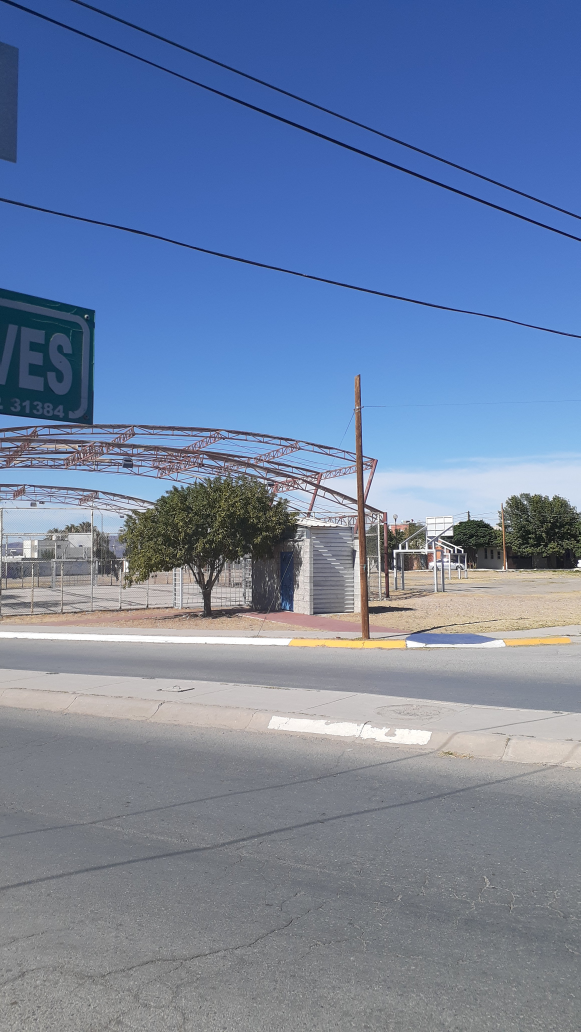
#> input picture Alineacion_y_costura_de_imagenes/images/a.jpg, 2322 x 4128 px (shown at 1/4 size); its folder holds only this picture in this run
$ python Costura_R.py
#> lines starting #> are read from the running program, lines starting #| are printed output that depends on the picture; after the words box and inside, x2 and y2 are one past the last pixel; in counts of white or black regions, pixels touching at a corner belong together
### Alineacion_y_costura_de_imagenes/Operaciones_R.py
import numpy as np
import imutils
import cv2
from past.builtins import xrange


#Deteccion de rasgos en entre cada par de mosaicos
def Detect_Feature_And_KeyPoints(image):
    gray = cv2.cvtColor(image, cv2.COLOR_BGR2GRAY)

    # detect and extract features from the image
    descriptors = cv2.xfeatures2d.SIFT_create()
    (Keypoints, features) = descriptors.detectAndCompute(image, None)

    Keypoints = np.float32([i.pt for i in Keypoints])
    return (Keypoints, features)


#Calcula coincidencias etre los rasgo de los mosaicos
def get_Allpossible_Match(featuresA,featuresB):
    match_instance = cv2.DescriptorMatcher_create("BruteForce")
    All_Matches = match_instance.knnMatch(featuresA, featuresB, 2)
    return All_Matches

#Se obtienen las coincidencias entre rasgos que son validos
#y se encuentran dentro de un radio de busqueda (Lowe_radio)
def All_validmatches(AllMatches,lowe_ratio):
    valid_matches = []

    for val in AllMatches:
        if len(val) == 2 and val[0].distance < val[1].distance * lowe_ratio:
            valid_matches.append((val[0].trainIdx, val[0].queryIdx))

    return valid_matches


#Calcula la matriz de homografia, tomando entrada las coordenadas de puntos coincidentes
#en ambas imagenes
def Compute_Homography(pointsA,pointsB,max_Threshold):
    (H, status) = cv2.findHomography(pointsA, pointsB, cv2.RANSAC, max_Threshold)
    return (H,status)

#Llamadas a 3 process: Busqueda conincidencias, Busqueda coincidencias validas y Calculo de
#matriz de homografia
def matchKeypoints( KeypointsA, KeypointsB, featuresA, featuresB,lowe_ratio, max_Threshold):

    AllMatches = get_Allpossible_Match(featuresA,featuresB);
    valid_matches = All_validmatches(AllMatches,lowe_ratio)

    if len(valid_matches) > 4:
        # construct the two sets of points
        pointsA = np.float32([KeypointsA[i] for (_,i) in valid_matches])
        pointsB = np.float32([KeypointsB[i] for (i,_) in valid_matches])

        (Homograpgy, status) = Compute_Homography(pointsA, pointsB, max_Threshold)

        return (valid_matches, Homograpgy, status)
    else:
        return None

#Se realiza una proyeccion perspectiva a la imagen a utilizando la
#matriz de homografia calculada.
def getwarp_perspective(imageA,imageB,Homography):
    val = imageA.shape[1] + imageB.shape[1]
    result_image = cv2.warpPerspective(imageA, Homography, (val , imageA.shape[0]))

    return result_image

#Obtiene las dimensiones de una imagen, ancho y alto.
def get_image_dimension(image):
    (h,w) = image.shape[:2]
    return (h,w)
#crea matriz donde se almacenan los puntos coincidentes detectados
def get_points(imageA,imageB):

    (hA, wA) = get_image_dimension(imageA)
    (hB, wB) = get_image_dimension(imageB)
    vis = np.zeros((max(hA, hB), wA + wB, 3), dtype="uint8")
    vis[0:hA, 0:wA] = imageA
    vis[0:hB, wA:] = imageB

    return vis

#Dibuja los puntos coincidentes detectados entre dos imagenes en la matriz vis.
def draw_Matches(imageA, imageB, KeypointsA, KeypointsB, matches, status):

    (hA,wA) = get_image_dimension(imageA)
    vis = get_points(imageA,imageB)

    # loop over the matches
    for ((trainIdx, queryIdx), s) in zip(matches, status):
        if s == 1:
            ptA = (int(KeypointsA[queryIdx][0]), int(KeypointsA[queryIdx][1]))
            ptB = (int(KeypointsB[trainIdx][0]) + wA, int(KeypointsB[trainIdx][1]))
            cv2.line(vis, ptA, ptB, (0, 255, 0), 1)

    return vis

#Crea degradado e el borde de unione de dos imagenes que se unen
# [57 lines left out: function blending, not called in this run]

#Se realiza la costura de imagenes, para eso es necesario llamar a procesos: deteccion y emparejamiento
#de rasgos, proyeccion perspectiva y degradado de imagenes.
def image_stitch(images, match_status,x,opcion,opcion2):
    lowe_ratio=0.75
    max_Threshold=4.0

    (imageB, imageA) = images
    (KeypointsA, features_of_A) = Detect_Feature_And_KeyPoints(imageA)
    (KeypointsB, features_of_B) = Detect_Feature_And_KeyPoints(imageB)

    #Llama a funcion para obtener emparejamientos de rasgos
    Values = matchKeypoints(KeypointsA, KeypointsB,features_of_A, features_of_B, lowe_ratio, max_Threshold)

    if Values is None:
        return None

    #Llama a funcion para  obtener la proyeccion perspectiva de imagen A
    (matches, Homography, status) = Values
    result_image =getwarp_perspective(imageA,imageB,Homography)
    cv2.imwrite("warped_image"+str(x)+'.jpg',result_image)

    #Concatena la imagen de referencia con la imagen proyectada y los une por
    #los extremos con relacion a sus puntos coincidentes (costura).
    result_image[0:imageB.shape[0], 0:imageB.shape[1]] = imageB

    #Realiza el desvanecimiento (mezcla) de las imagenes concatenadas.
    if opcion==1 and x==opcion2:
        result_image=blending(result_image,result_image,imageB.shape[1])

    if opcion==2:
        result_image=blending(result_image,result_image,imageB.shape[1])


    if match_status:
        vis = draw_Matches(imageA, imageB, KeypointsA, KeypointsB, matches,status)

        return (result_image, vis)

    return result_image

def cropping(result,tipo_imagen):
    if tipo_imagen == 1:
        # Se crea un rectangulo con bordes de 2 pixeles
        print("Reduciendo contornos ...")
        result = cv2.copyMakeBorder(result, 2, 2, 2, 2,
        	cv2.BORDER_CONSTANT, (0, 0, 0))

        #Convierte la imagen panorama a blanco y negro.

        gray = cv2.cvtColor(result, cv2.COLOR_BGR2GRAY)
        thresh = cv2.threshold(gray, 0, 255, cv2.THRESH_BINARY)[1]


        #Se buscan los contornos en la imagen, el contorno externo es un
        #cuadrado
        cnts = cv2.findContours(thresh.copy(), cv2.RETR_EXTERNAL,
        	cv2.CHAIN_APPROX_SIMPLE)

        cnts = imutils.grab_contours(cnts)
        c = max(cnts, key=cv2.contourArea)

        #se crea una imagen de mascara con la misma dimension
        #que la imagen binarizada, con valores cero
        mask = np.zeros(thresh.shape, dtype="uint8")
        #Se genera el rectangulo mas pequeño que se puede generar
        #verticalmente con los contornos detectados
        (x, y, w, h) = cv2.boundingRect(c)
        #Se dibuja el rectangulo (relleno de blanco, "-1") mas pequeño con los parametros
        #identificados
        cv2.rectangle(mask, (x, y), (x + w, y + h), 255, -1)

        #Se crean dos copias de la imagen mascara
        minRect = mask.copy()
        sub = mask.copy()

        #Se resta el rectangulo minimo (ceros) menos la imagen binarizada,
        #esto vacia el interior del area de la imagen, y solo con serva el
        #contorno.
        while cv2.countNonZero(sub) > 0:
        	#se erosiona rectangulo minimo, para facilitar
            #la operacion de substraccion
            minRect = cv2.erode(minRect, None)
            sub = cv2.subtract(minRect,thresh)

        #Se detectan los contornos del rectangulo minimo
        cnts = cv2.findContours(minRect.copy(), cv2.RETR_EXTERNAL,
        	cv2.CHAIN_APPROX_SIMPLE)
        cnts = imutils.grab_contours(cnts)
        c = max(cnts, key=cv2.contourArea)
        #Se detectan una vez mas el rectangulo mas pequeño que se puede calcular con
        #los puntos detectados
        (x3, y3, w3, h3) = cv2.boundingRect(c)

        #Muestra los limites de la imagen resultante, utilizando como limite
        #el rectangulo calculado.
    result = result[10:y3 + h3, 10:x3 + w3]
    return result,x3,y3,w3,h3


### Alineacion_y_costura_de_imagenes/Costura_R.py
from Operaciones_R import *
import imutils
from imutils import paths
import cv2

#########################################################################################
################################Costura de imagenes######################################
#########################################################################################
print("El siguiente programa realiza la costura de\n\
      una serie de imagenes que seran colocadas en la carpeta ./images/\n\
      solo renombre las imagenes de forma incremental con las letras del abecedario\n\
      siendo -a- la imagen izquierda superior -b- la imagen adyacente inmediata\n")
opcion=int(input("Indique si las imagenes se degradaran/mezclaran\n\
      para cada 2 imagenes o se mezcalara el total de imagenes\n\
      1-Mezclar c/Par de imagenes por separado\n\
      2-Mezclar todas de imagenes\n Opcion:_\n\
      Opcion:_"))
#> the answer given: 1
if opcion==1:
    opcion2=int(input("Seleccione el numero del mosaico que desea desvanecer \n\
                      0-(#Max_imagenes-2)\n\
                      ejemplo: 0-8 \n #Mosaico:_"))
#> the answer given: 1
    print("Procesando...\n")
print("Procesando...\n")


#Carga de imagenes de folder ./images

imagePaths = sorted(list(paths.list_images('./images/')))
images = []

for imagePath in imagePaths:
	image = cv2.imread(imagePath)
#> image is the input picture: shape (4128, 2322, 3); mean B, G, R 161.1, 129.9, 112.3
	images.append(image)

no_of_images=len(images)
#> no_of_images = 1
counter=no_of_images
#> counter = 1


#Se ajustan las dimenciones de las imagenes para que todas sean iguales

for i in range(no_of_images):
    images[i] = imutils.resize(images[i], width=1000)
#> after the loop, images = 1 item
    #pyramida(images[8])
for i in range(no_of_images):
    images[i] = imutils.resize(images[i], height=1000)

#################################################################################################################3

if no_of_images==2:
    x=no_of_images-2
    (result, matched_points) = image_stitch([images[0], images[1]],True,x,None,None)

else:
    #Se procesan las dos primeras imagenes que serviran como el mosaico de referencia
    x=no_of_images-2
#> x = -1
    (result, matched_points) = image_stitch([images[no_of_images-2], images[no_of_images-1]], True,x,None,None)
#> in Detect_Feature_And_KeyPoints, `gray = cv2.cvtColor(image, cv2.COLOR_BGR2GRAY)`:
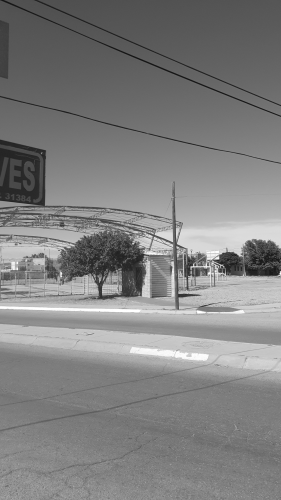
#> gray: shape (1000, 562) (shown at 1/2 size); min 14, max 255, mean 128.2
#> in Detect_Feature_And_KeyPoints, `(Keypoints, features) = descriptors.detectAndCompute(image, None)`: Keypoints = 1251 keypoints; strongest (x, y, size): (382, 534, 2.3), (382, 544, 1.8), (390, 530, 2.6), (436, 516, 3.7)
#> in Detect_Feature_And_KeyPoints, `Keypoints = np.float32([i.pt for i in Keypoints])`: Keypoints = 1251 pairs, first value 2.64 to 559.1, second value 154.6 to 996.2
#> in image_stitch, `(KeypointsA, features_of_A) = Detect_Feature_And_KeyPoints(imageA)`: KeypointsA has the same summary as Keypoints in Detect_Feature_And_KeyPoints
#> in Detect_Feature_And_KeyPoints (call 2), `(Keypoints, features) = descriptors.detectAndCompute(image, None)`: Keypoints = 1251 keypoints; strongest (x, y, size): (382, 534, 2.3), (382, 544, 1.8), (390, 530, 2.6), (436, 516, 3.7)
#> in image_stitch, `(KeypointsB, features_of_B) = Detect_Feature_And_KeyPoints(imageB)`: KeypointsB = 1251 pairs, first value 2.64 to 559.1, second value 154.6 to 996.2
#> in get_Allpossible_Match, `All_Matches = match_instance.knnMatch(featuresA, featuresB, 2)`: All_Matches = 1251 matches
#> after the loop in All_validmatches, `for val in AllMatches:`: valid_matches = 1251 pairs, first value 0 to 1250, second value 0 to 1250
#> in matchKeypoints, `pointsA = np.float32([KeypointsA[i] for (_,i) in valid_matches])`: pointsA has the same summary as KeypointsB in image_stitch
#> in matchKeypoints, `pointsB = np.float32([KeypointsB[i] for (i,_) in valid_matches])`: pointsB has the same summary as KeypointsB in image_stitch
#> in Compute_Homography, `(H, status) = cv2.findHomography(pointsA, pointsB, cv2.RANSAC, max_Thr..`: H = [[1, -4.89e-16, 1.11e-12], [-2.55e-15, 1, 3.76e-12], [-5.48e-18, -6.38e-18, 1]]; status = 1251 values from 1 to 1
#> in matchKeypoints, `(Homograpgy, status) = Compute_Homography(pointsA, pointsB, max_Thresh..`: Homograpgy has the same summary as H in Compute_Homography
#> in image_stitch, `(matches, Homography, status) = Values`: matches has the same summary as valid_matches in All_validmatches; Homography has the same summary as H in Compute_Homography
#> in getwarp_perspective, `result_image = cv2.warpPerspective(imageA, Homography, (val , imageA.s..`:
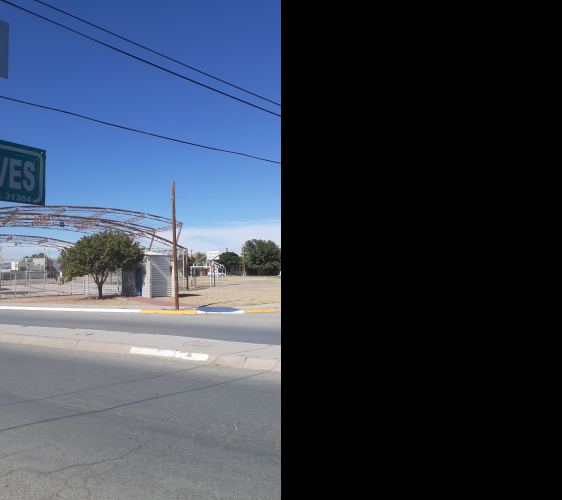
#> result_image: shape (1000, 1124, 3) (shown at 1/2 size); mean of channels 0, 1, 2 80.6, 65, 56.2; drawn as B, G, R
#> in draw_Matches, `(hA,wA) = get_image_dimension(imageA)`: hA = 1000; wA = 562
#> in get_points, `(hA, wA) = get_image_dimension(imageA)`: hA = 1000; wA = 562
#> in get_points, `(hB, wB) = get_image_dimension(imageB)`: hB = 1000; wB = 562
#> in get_points, `vis[0:hB, wA:] = imageB`:
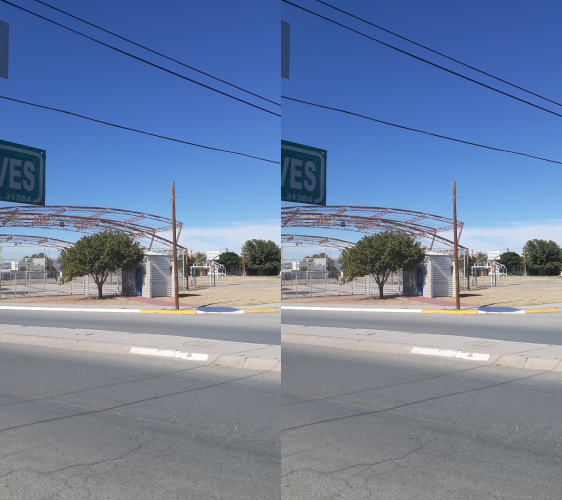
#> vis: shape (1000, 1124, 3) (shown at 1/2 size); mean of channels 0, 1, 2 161.1, 129.9, 112.3; drawn as B, G, R
#> the loop in draw_Matches, `for ((trainIdx, queryIdx), s) in zip(matches, status):` made 1251 passes
#> (ptA, ptB) on passes 1 to 8: ((2, 435), (564, 435)), ((2, 473), (564, 473)), ((2, 567), (564, 567)), ((2, 583), (564, 583)), ((2, 583), (564, 583)), ((3, 562), (565, 562)), ((3, 562), (565, 562)), ((3, 573), (565, 573))
#> after the loop in draw_Matches, `for ((trainIdx, queryIdx), s) in zip(matches, status):`:
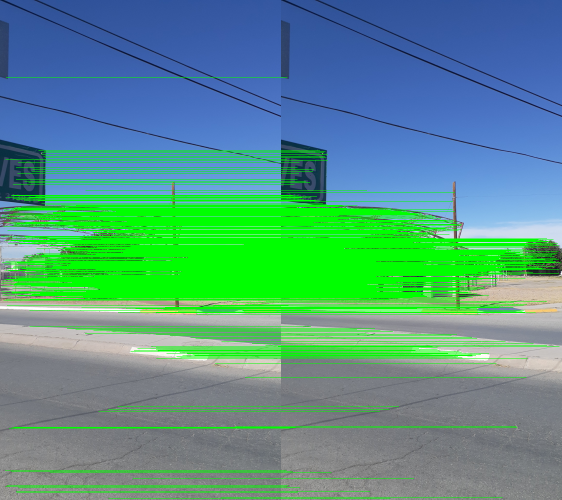
#> vis: shape (1000, 1124, 3) (shown at 1/2 size); 18.7% of pixels changed, all inside (x1, y1, x2, y2) = (2, 154, 1122, 997); drawn as B, G, R
    cv2.imwrite('Reference_image.jpg',images[0])
    cv2.imwrite('Matches'+str(x)+'.jpg',matched_points)
    cv2.imwrite('result'+str(x)+'.jpg',result)

    #Se procesan las imagenes adyacntes de forma secuencial y se van uniendo al mosaico de referencia
    for i in range(no_of_images - 2):
        x=no_of_images-i-3
        (result, matched_points) = image_stitch([images[x],result],True,x,None,None)
        cv2.imwrite('Matches'+str(x)+'.jpg',matched_points)
        cv2.imwrite('result'+str(x)+'.jpg',result)
tipo_imagen=1
result,x3,y3,w3,h3=cropping(result,tipo_imagen)
#> in cropping, `thresh = cv2.threshold(gray, 0, 255, cv2.THRESH_BINARY)[1]`:
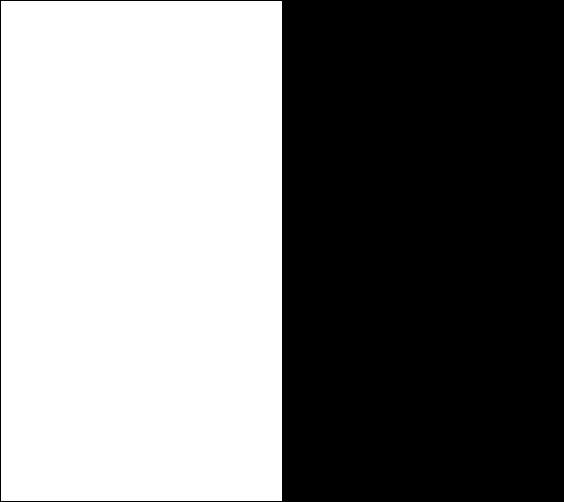
#> thresh: shape (1004, 1128) (shown at 1/2 size); 49.6% white; 1 white region
#> in cropping, `cnts = cv2.findContours(thresh.copy(), cv2.RETR_EXTERNAL, cv2.CHAIN_AP..`: cnts = 1 contour; box (x1, y1, x2, y2) and area: (2, 2, 564, 1002) 560439
#> in cropping, `cnts = imutils.grab_contours(cnts)`: cnts = [[[2, 2], [2, 1001], [563, 1001], [563, 2]]]
#> in cropping, `c = max(cnts, key=cv2.contourArea)`: c = [[2, 2], [2, 1001], [563, 1001], [563, 2]]
#> in cropping, `(x, y, w, h) = cv2.boundingRect(c)`: x = 2; w = 562; h = 1000
#> the loop in cropping, `while cv2.countNonZero(sub) > 0:` made 1 pass
#> pass 1, in cropping, `minRect = cv2.erode(minRect, None)`:
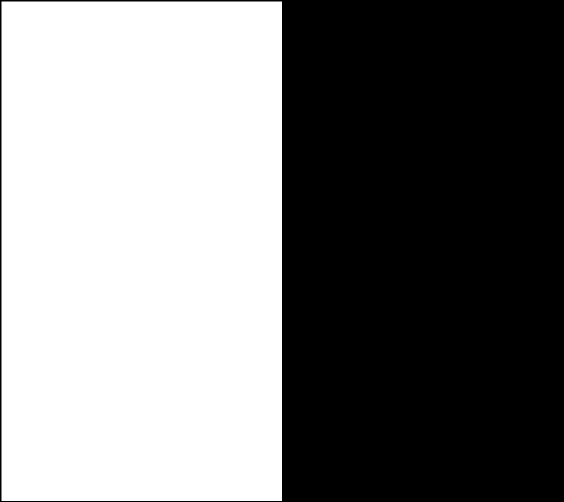
#> minRect: shape (1004, 1128) (shown at 1/2 size); 49.5% white; 1 white region
#> in cropping, `cnts = cv2.findContours(minRect.copy(), cv2.RETR_EXTERNAL, cv2.CHAIN_A..`: cnts = 1 contour; box (x1, y1, x2, y2) and area: (3, 3, 564, 1002) 558880
#> in cropping, `cnts = imutils.grab_contours(cnts)`: cnts = [[[3, 3], [3, 1001], [563, 1001], [563, 3]]]
#> in cropping, `c = max(cnts, key=cv2.contourArea)`: c = [[3, 3], [3, 1001], [563, 1001], [563, 3]]
#> in cropping, `(x3, y3, w3, h3) = cv2.boundingRect(c)`: x3 = 3; w3 = 561; h3 = 999
#> x3 = 3; y3 = 3; w3 = 561; h3 = 999
cv2.imwrite("Panorama.jpg",result)
print("El Panorama generado es (sin desvanecimiento): Panorama.jpg \n")
print("Generando Panorama con desvanecimiento\n")
#################################################################################################################3

if no_of_images==2:
    x=no_of_images-2
    (result, matched_points) = image_stitch([images[0], images[1]],True,x,opcion,opcion2)

else:
    #Se procesan las dos primeras imagenes que serviran como el mosaico de referencia
    x=no_of_images-2
    (result, matched_points) = image_stitch([images[no_of_images-2], images[no_of_images-1]], True,x,opcion,opcion2)
#> the loop in draw_Matches (call 2), `for ((trainIdx, queryIdx), s) in zip(matches, status):` made 1251 passes
    cv2.imwrite('Reference_image.jpg',images[0])
    cv2.imwrite('Matches'+str(x)+'.jpg',matched_points)
    cv2.imwrite('result'+str(x)+'.jpg',result)

    #Se procesan las imagenes adyacntes de forma secuencial y se van uniendo al mosaico de referencia
    for i in range(no_of_images - 2):
        x=no_of_images-i-3
        (result, matched_points) = image_stitch([images[x],result],True,x,opcion,opcion2)
        cv2.imwrite('Matches'+str(x)+'.jpg',matched_points)
        cv2.imwrite('result'+str(x)+'.jpg',result)

#Se muestra el ortomosaico sin ningun recorte
#cv2.imwrite('No recortado.jpg',result)
#Se recortan las esquinas excedentes
#result=cropping(result,None)
result = result[10:y3 + h3, 10:x3 + w3]
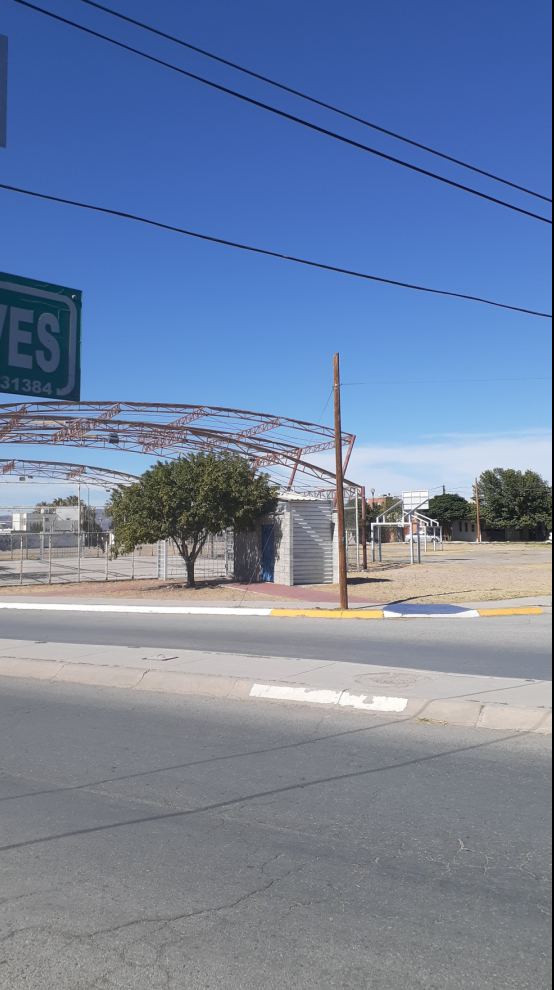
#> result: shape (990, 554, 3); mean of channels 0, 1, 2 161, 130.2, 112.7; drawn as B, G, R

#Se muestran el Panorama completo con bordes recortados
cv2.imwrite("Panorama_blurred.jpg",result)
print("Proceso terminado, El Panorama generado es (con desvanecimiento): Panorama_blurred.jpg \n")

cv2.waitKey(0)
cv2.destroyAllWindows()
